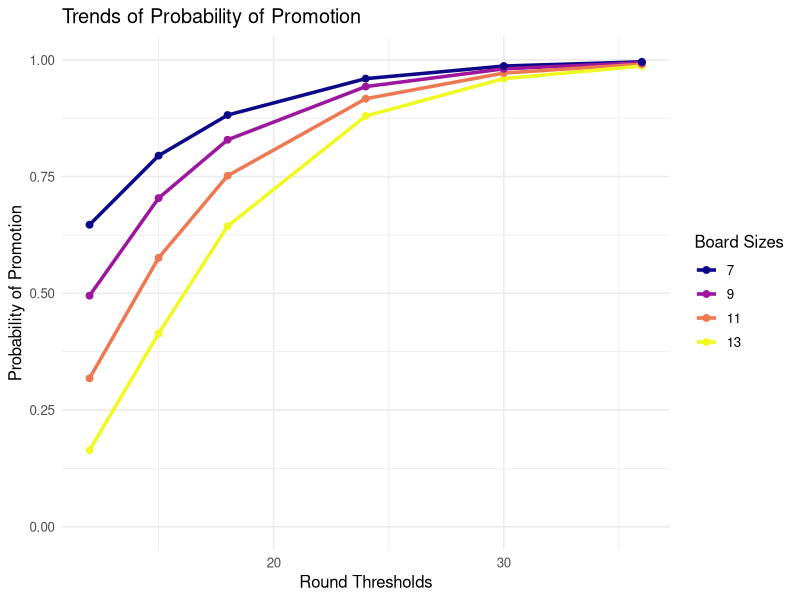

Recreate this plot in R.
## ---- chunk 1
knitr::opts_chunk$set(
	echo = FALSE,
	message = FALSE,
	warning = FALSE,
	comments = ""
)
## ---- chunk 2
library("expm")
library("knitr")
board_sizes = c(13,11,9,7)
turns = c(12,15,18,24,30,36)

Prob_matrix = matrix(0,nrow = length(board_sizes),ncol = length(turns))

s = 0
for (board_size in board_sizes){
  s = s+1
  t = 0
  for (turn in turns) {
    t = t+1
    n = 4*board_size
    
    transition_matrix<-matrix(0, nrow = n, ncol = n)
    p<-c(rep(1/6,5),0,rep(1/6^2,5),rep(1/6^3,6))
    for (i in 1:n) {
      can_not_move = 0
      for (j in 1:length(p)) {
        if (i+j > n){
          can_not_move = can_not_move + p[j]
        }
        else{
          transition_matrix[i,i+j] = p[j]
        }
      }
      transition_matrix[i,i] = can_not_move
    }
    
    Prob_matrix[s,t] = round((transition_matrix %^% turn)[1,n],3)
  }
}

rownames(Prob_matrix) <- board_sizes
colnames(Prob_matrix) <- turns
Prob_matrix2 =Prob_matrix
# Add row and column names
rownames(Prob_matrix2) <- paste("Board Size",board_sizes)
colnames(Prob_matrix2) <- paste("Turn",turns)

# Print the table with kable
kable(Prob_matrix2, caption = "Probability of Promotion for Different Board Sizes and Turn Thresholds")
## ---- chunk 3
library(tidyverse)

df <- as.data.frame(Prob_matrix) %>%
  rownames_to_column(var = "Board Size") %>%
  pivot_longer(-`Board Size`, names_to = "Round Threshold", values_to = "Probability of Promotion") %>%
  mutate(
    `Board Size` = as.numeric(`Board Size`),
    `Round Threshold` = as.numeric(`Round Threshold`)
  )

ggplot(df, aes(x = `Round Threshold`, y = `Probability of Promotion`, color = factor(`Board Size`))) +
  geom_line(size = 1.2) +
  geom_point(size = 2) +
  ylim(0,1)+
  scale_color_viridis_d(option = "C") +
  labs(x = "Round Thresholds", y = "Probability of Promotion", color = "Board Sizes",
       title = "Trends of Probability of Promotion") +
  theme_minimal(base_size = 12)
